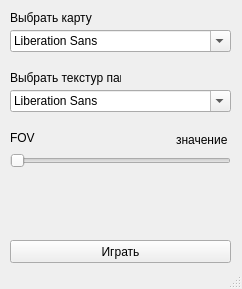
<?xml version="1.0" encoding="UTF-8"?>
<ui version="4.0">
 <class>MainWindow</class>
 <widget class="QMainWindow" name="MainWindow">
  <property name="enabled">
   <bool>true</bool>
  </property>
  <property name="geometry">
   <rect>
    <x>0</x>
    <y>0</y>
    <width>242</width>
    <height>289</height>
   </rect>
  </property>
  <property name="windowTitle">
   <string>MainWindow</string>
  </property>
  <widget class="QWidget" name="centralwidget">
   <widget class="QFontComboBox" name="choise_map_box">
    <property name="geometry">
     <rect>
      <x>10</x>
      <y>30</y>
      <width>221</width>
      <height>22</height>
     </rect>
    </property>
   </widget>
   <widget class="QPushButton" name="play">
    <property name="geometry">
     <rect>
      <x>10</x>
      <y>240</y>
      <width>221</width>
      <height>23</height>
     </rect>
    </property>
    <property name="text">
     <string>Играть</string>
    </property>
   </widget>
   <widget class="QLabel" name="choise_map_label">
    <property name="geometry">
     <rect>
      <x>10</x>
      <y>10</y>
      <width>91</width>
      <height>16</height>
     </rect>
    </property>
    <property name="text">
     <string>Выбрать карту</string>
    </property>
   </widget>
   <widget class="QLabel" name="choise_textures_label">
    <property name="geometry">
     <rect>
      <x>10</x>
      <y>70</y>
      <width>111</width>
      <height>16</height>
     </rect>
    </property>
    <property name="text">
     <string>Выбрать текстур пак</string>
    </property>
   </widget>
   <widget class="QFontComboBox" name="choise_textures_box">
    <property name="geometry">
     <rect>
      <x>10</x>
      <y>90</y>
      <width>221</width>
      <height>22</height>
     </rect>
    </property>
   </widget>
   <widget class="QSlider" name="choise_fov">
    <property name="geometry">
     <rect>
      <x>10</x>
      <y>150</y>
      <width>221</width>
      <height>22</height>
     </rect>
    </property>
    <property name="mouseTracking">
     <bool>false</bool>
    </property>
    <property name="orientation">
     <enum>Qt::Horizontal</enum>
    </property>
   </widget>
   <widget class="QLabel" name="choise_fov_label">
    <property name="geometry">
     <rect>
      <x>10</x>
      <y>130</y>
      <width>111</width>
      <height>16</height>
     </rect>
    </property>
    <property name="text">
     <string>FOV</string>
    </property>
   </widget>
   <widget class="QLabel" name="choise_fov_lnom">
    <property name="geometry">
     <rect>
      <x>176</x>
      <y>130</y>
      <width>51</width>
      <height>20</height>
     </rect>
    </property>
    <property name="text">
     <string>значение</string>
    </property>
   </widget>
  </widget>
  <widget class="QStatusBar" name="statusbar"/>
 </widget>
 <resources/>
 <connections/>
</ui>
